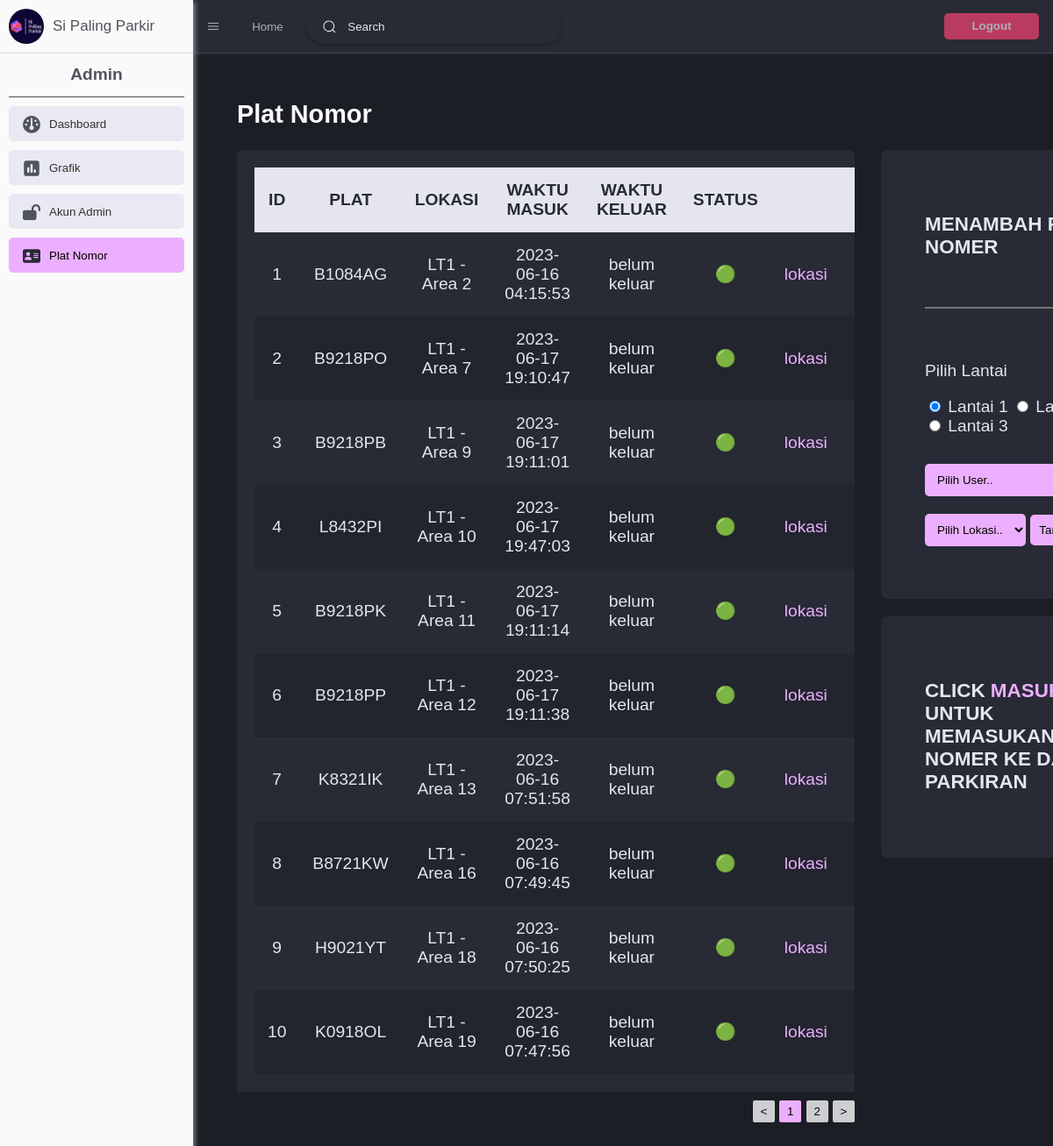
Page /bundle.php?page=platnomor&plat=B1084AG (signed in) on the committed database.
### tables this page shows
CREATE TABLE `plat_nomor` (
  `nomor` varchar(100) NOT NULL,
  `id` int(11) NOT NULL,
  `lantai` int(11) DEFAULT NULL,
  `lokasi` int(11) DEFAULT NULL,
  `status` tinyint(1) DEFAULT NULL,
  `waktu_masuk` varchar(100) DEFAULT NULL,
  `waktu_keluar` varchar(100) DEFAULT NULL
);

### controller/platnomor.php (called while the page is built, shortened)
<?php
try {
    $list_status = ["🔴", "🟢"];
    if (isset($_GET['plat'])) {
        $sql = "SELECT status FROM plat_nomor WHERE nomor='$_GET[plat]'";
        $result_check_plat = mysqli_query($conn, $sql);
        $check_plat = mysqli_fetch_array($result_check_plat)["status"];
        if ($check_plat == 1) {
            $boleh_memasukan_plat = false;
        }
    }
    $search = "";
    $sql = "SELECT * FROM plat_nomor WHERE nomor LIKE '%$search%' OR nomor LIKE '%$search' OR nomor LIKE '$search%' OR nomor LIKE '$search'";
    $result = mysqli_query($conn, $sql);
    $len_data = mysqli_num_rows($result);
    $page_tabel = 0;
    $limit = $len_data - ($page_tabel*10) >= 10 ? 10 : $len_data - ($page_tabel*10);
    $pembagian = $len_data/10;
    $sql = "SELECT * FROM plat_nomor WHERE nomor LIKE '%$search%' OR nomor LIKE '%$search' OR nomor LIKE '$search%' OR nomor LIKE '$search' ORDER BY `status` DESC, `lantai`, `lokasi` LIMIT ".($page_tabel * 10).", $limit";
    $result_plat = mysqli_query($conn, $sql);
} catch (\Throwable $er) {
    echo (" (platnomor.php) pesan: " . $er);
}
?>

### admin/platnomor.php (the view, shortened to what this page needs)
<link rel="stylesheet" href="style/plat_nomor.css">
<h1>Plat Nomor</h1>
<div class="latarBlkng">
    <div id="tabel">
        <table>
            <tr style="font-weight:bold;">
                <td>ID</td>
                <td>PLAT</td>
                <td>LOKASI</td>
                <td>WAKTU MASUK</td>
                <td>WAKTU KELUAR</td>
                <td>STATUS</td>
                <td colspan="4">AKSI</td>
            </tr>
            <?php $i = ($page_tabel*10+1); while ($data = mysqli_fetch_assoc($result_plat)): ?>
                <tr>
                    <td><?= $i; ?></td>
                    <td><?= $data['nomor'] ?></td>
                    <td>LT<?= $data['lantai']+1 ?> - Area <?= $data['lokasi']+1 ?></td>
                    <td><?= $data['waktu_masuk'] ?></td>
                    <td><?= $data['waktu_keluar'] ?></td>
                    <td><?= $list_status[$data['status']] ?></td>
                    <td><a href="index.php?lt=<?= $data['lantai'] ?>&loc=<?= $data['lokasi'] ?>">lokasi</a></td>
                    <td><a href="bundle.php?page=platnomor&plat=<?= $data['nomor'] ?>">masuk</a></td>
                </tr>
            <?php $i++; endwhile; ?>
        </table>
        <div id="pagination">
            <button><</button>
            <?php for($i = 0; $i < $pembagian; $i++): ?>
                <a href="?page=platnomor&limit=<?= $i ?>&search=<?php if (isset($_GET['search'])) echo $_GET['search'] ?>"><button <?php if($page_tabel == $i) echo "id='paginSelected'"; ?>><?= $i+1 ?></button></a>
            <?php endfor; ?>
            <button>></button>
        </div>
    </div>
    <div id="tambahan">
        <form class="TambahPlat" method="post">
            <h3>MENAMBAH PLAT NOMER</h3>
            <input id="input_text" type="text" name="plat_tambah" required>
            <div class="tombolPlat">
                <div>
                    <p>Pilih Lantai</p>
                    <input type="radio" id="LT1" name="lantai" value="0" onclick="clickRadioTambah(0)" checked>
                    <label for="LT1">Lantai 1</label>
                    <input type="radio" id="LT2" name="lantai" value="1" onclick="clickRadioTambah(1)">
                    <label for="LT2">Lantai 2</label>
                    <input type="radio" id="LT3" name="lantai" value="2" onclick="clickRadioTambah(2)">
                    <label for="LT3">Lantai 3</label>
                </div><br>
                <select name="user" id="tambah_user" required>
                    <option value="" selected disabled>Pilih User..</option>
                </select>
                <select name="lokasi" id="tambah_lokasi" required>
                </select>
                <button>Tambahkan</button>
            </div>
        </form>
        <form id="PlatMtr" method="post">
            <?php if(isset($_GET['plat']) && $boleh_memasukan_plat): ?>
                <h3>MEMASUKAN MOTOR YANG PARKIR</h3>
                <h3>Plat Nomer: <b><?= $_GET['plat'] ?></b></h3>
                <input type="hidden" name="plat_masuk" value="<?= $_GET['plat'] ?>">
                <br><br><br>
                <div class="radio">
                    <p>Pilih Lantai</p>
                    <input type="radio" id="LT1" name="lantai" value="0" onclick="clickRadioMasuk(0)" checked>
                    <label for="LT1">Lantai 1</label>
                    <input type="radio" id="LT2" name="lantai" value="1" onclick="clickRadioMasuk(1)">
                    <label for="LT2">Lantai 2</label>
                    <input type="radio" id="LT3" name="lantai" value="2" onclick="clickRadioMasuk(2)">
                    <label for="LT3">Lantai 3</label>
                </div>
                <select name="lokasi" id="masuk_lokasi" required>
                </select>
                <button>Masukan</button>
            <?php else: ?>
                <h3>CLICK <b>MASUK</b> UNTUK MEMASUKAN PLAT NOMER KE DALAM PARKIRAN</h3>
            <?php endif; ?>
        </form>
    </div>

### style/bundle.css (style rules this page uses)
body { height: 100%; width: 100%; overflow-x: hidden; overflow-y: auto; background-color: var(--w2); margin: 0; font-family: Arial, Helvetica, sans-serif; font-size: 1.2rem; }
a { color: var(--w5); text-decoration: none; cursor: pointer; }
h1 { color: var(--w1); }

### style/plat_nomor.css (style rules this page uses)
.latarBlkng { display: grid; grid-template-columns: 80% auto; column-gap: 30px; }
#tabel { border-top-left-radius: 7px; border-top-right-radius: 7px; overflow: hidden; }
table { text-align: center; width: 100%; background-color: var(--w3); border-collapse: collapse; border: 20px solid var(--w3); }
table tr { color: var(--w4); }
table tr:nth-child(odd) { background-color: var(--darktable); }
table tr:nth-child(1) { background-color: var(--w4); color: var(--w3); }
table td { padding: 15px; }
table td:nth-child(1) { width: 3rem; }
#pagination { margin-top: 10px; position: relative; float: right; }
#pagination button { background-color: var(--w1); border-radius: 2px; cursor: pointer; border:none; height: 25px; width: 25px; opacity: 0.8; }
#pagination #paginSelected { opacity: 1; background-color: var(--w5); }
#tambahan #input_text { width: 100%; height: 30px; background: no-repeat; border-top: none; border-left: none; border-right: none; color: var(--w4); }
#tambahan button { background: none; background-color: var(--w5); border: none; padding: 10px; border-radius: 5px; }
#tambahan select { background: none; background-color: var(--w5); border: none; padding: 10px; border-radius: 5px; margin-block: 10px; }
#tambahan b { color: var(--w5); }
.TambahPlat { background-color: var(--w3); border-radius: 7px; padding: 50px; color: var(--w4); }
.TambahPlat .tombolPlat { margin-top: 60px; }
#PlatMtr { margin-top: 20px; background: var(--w3); padding: 50px; border-radius: 7px; color: var(--w4); }

### widget/warna.php (style rules this page uses)
:root { --w1: #fafafa; --w2: #1c1e26; --w3: #282A36; --w4: #E4E5F1; --w5: #ECAFFF; --darktable: #22242e; --selected: #c072d7; --shadow: rgba(255, 255, 255, 0.5); --danger: #f74373; --warning: #d2a100; --sucess: #23a943; }

### rows in the picture
plat_nomor: nomor "B1084AG", $data['lantai']+1 "1", $data['lokasi']+1 "2", waktu_masuk "2023-06-16 04:15:53", waktu_keluar "belum keluar", status "🟢"
plat_nomor: nomor "B9218PO", $data['lantai']+1 "1", $data['lokasi']+1 "7", waktu_masuk "2023-06-17 19:10:47", waktu_keluar "belum keluar", status "🟢"
plat_nomor: nomor "B9218PB", $data['lantai']+1 "1", $data['lokasi']+1 "9", waktu_masuk "2023-06-17 19:11:01", waktu_keluar "belum keluar", status "🟢"
plat_nomor: nomor "L8432PI", $data['lantai']+1 "1", $data['lokasi']+1 "10", waktu_masuk "2023-06-17 19:47:03", waktu_keluar "belum keluar", status "🟢"
plat_nomor: nomor "B9218PK", $data['lantai']+1 "1", $data['lokasi']+1 "11", waktu_masuk "2023-06-17 19:11:14", waktu_keluar "belum keluar", status "🟢"
plat_nomor: nomor "B9218PP", $data['lantai']+1 "1", $data['lokasi']+1 "12", waktu_masuk "2023-06-17 19:11:38", waktu_keluar "belum keluar", status "🟢"
plat_nomor: nomor "K8321IK", $data['lantai']+1 "1", $data['lokasi']+1 "13", waktu_masuk "2023-06-16 07:51:58", waktu_keluar "belum keluar", status "🟢"
plat_nomor: nomor "B8721KW", $data['lantai']+1 "1", $data['lokasi']+1 "16", waktu_masuk "2023-06-16 07:49:45", waktu_keluar "belum keluar", status "🟢"
plat_nomor: nomor "H9021YT", $data['lantai']+1 "1", $data['lokasi']+1 "18", waktu_masuk "2023-06-16 07:50:25", waktu_keluar "belum keluar", status "🟢"
plat_nomor: nomor "K0918OL", $data['lantai']+1 "1", $data['lokasi']+1 "19", waktu_masuk "2023-06-16 07:47:56", waktu_keluar "belum keluar", status "🟢"
